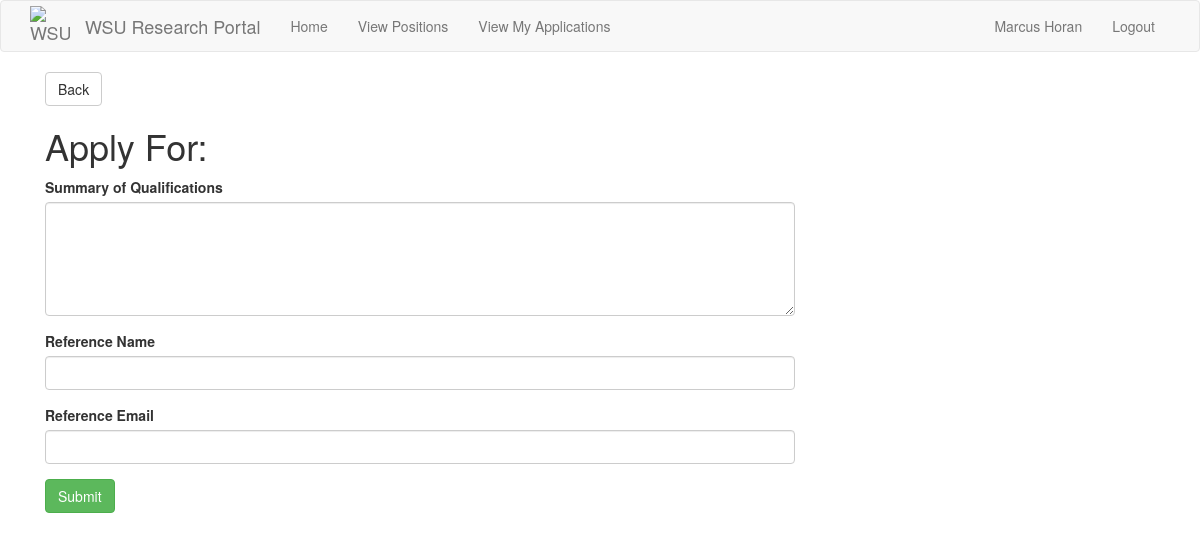
Before: /positions/5/apply (signed in) with the older database file.
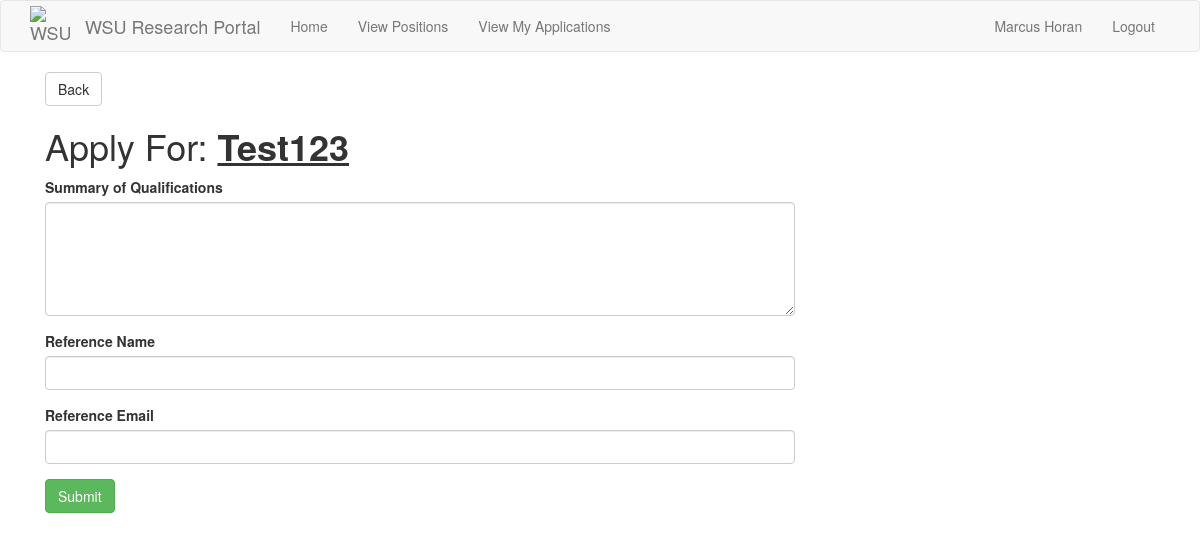
After: the same page with the newer database file.
### src/Model/models.py (models this page shows)
class Position(db.Model):
    id = db.Column(db.Integer, primary_key=True)
    title = db.Column(db.String(32), unique=True)
    description = db.Column(db.String(256))
    accepting_applications = db.Column(db.Boolean)
    start_date = db.Column(db.String(256))
    end_date = db.Column(db.String(256))
    work_load = db.Column(db.Integer) # Time commitment.
    languages = db.relationship(
        'Language',
        secondary = positionLanguages,
        primaryjoin = (positionLanguages.c.position_id == id),
        lazy='dynamic',
        overlaps='languages'
    )
    research_fields = db.relationship(
        'Interest',
        secondary=positionInterests,
        primaryjoin=(positionInterests.c.position_id == id),
        lazy='dynamic',
        overlaps='interests'
    )
    candidates = db.Column(db.Integer) # Stores the ID's of the current candidates for the position.
    applications = db.relationship('Application', backref='position') # A position has multiple applications associated to it.
    professor_id = db.Column(db.Integer, db.ForeignKey('professor.id')) # Every position has one professor associated to it.

### src/Controller/position_routes.py (the view, shortened to what this page needs)
@routes.route("/positions/<position_id>/apply", methods=["GET", "POST"])
def positions_by_id_apply(position_id):
    if current_user.user_type != "Student":
        return render_template("errors/403.html"), 403
    position = Position.query.filter_by(id=position_id).first()
    form = ApplicationForm()
    return render_template("Position Pages/position_apply.html", form=form, position=position)

### src/Controller/forms.py
class ApplicationForm(FlaskForm):
	statement = TextAreaField('Summary of Qualifications', validators=[DataRequired(),Length(max=1500)])
	reference = StringField('Reference Name', validators=[DataRequired(), Length(max=30)])
	reference_email = StringField('Reference Email', validators=[DataRequired(), Length(max=30)])
	submit = SubmitField("Submit")

### app.py (called while the page is built)
@app.context_processor
def inject_request():
    return dict(request=request)

@app.before_request
def initBD(*args, **kwargs):
    if app.got_first_request:
        db.create_all()
        if Language.query.count() == 0:
            languages = ['Java','C', 'Python', 'C++', 'JavaScript', 'HTML', 'CSS']
            for t in languages:
                db.session.add(Language(name=t))
        db.session.commit()
        if Interest.query.count() == 0:
            interests = ['Software Engineering', 'Artificial intelligence', 'Cyber Security', 'Machine Learning', 'Computer Architecture', 'Data Science']
            for t in interests:
                db.session.add(Interest(name=t))
        db.session.commit()

### src/Model/models.py (called while the page is built)
@login.user_loader
def load_user(id):
    return User.query.get(int(id))

### src/View/templates/Position Pages/position_apply.html (shortened to what this page needs)
{% extends "base.html" %}
{% block app_content %}
<div class="container mt-4">
    <a href="javascript:window.history.back();" class="btn btn-default text-center">Back</a>
    <h1>Apply For: <strong><u>{{ position.title }}</u></strong></h1>
    {% if form %}
    <div class="row">
        <div class="col-md-8 offset-md-2">
            <form action="" method="post">
                <div class="form-group">
                    {{ form.statement.label }}
                    {{ form.statement(class="form-control", rows=5) }}
                </div>
                <div class="form-group">
                    {{ form.reference.label }}
                    {{ form.reference(class="form-control") }}
                </div>
                <div class="form-group">
                    {{ form.reference_email.label }}
                    {{ form.reference_email(class="form-control") }}
                </div>
                <div class="form-group">
                    {{ form.submit(class="btn btn-success") }}
                </div>
            </form>
        </div>
    </div>
    {% endif %}
</div>
{% endblock %}

Changed rows visible on the page:
added Position: title "Test123"
